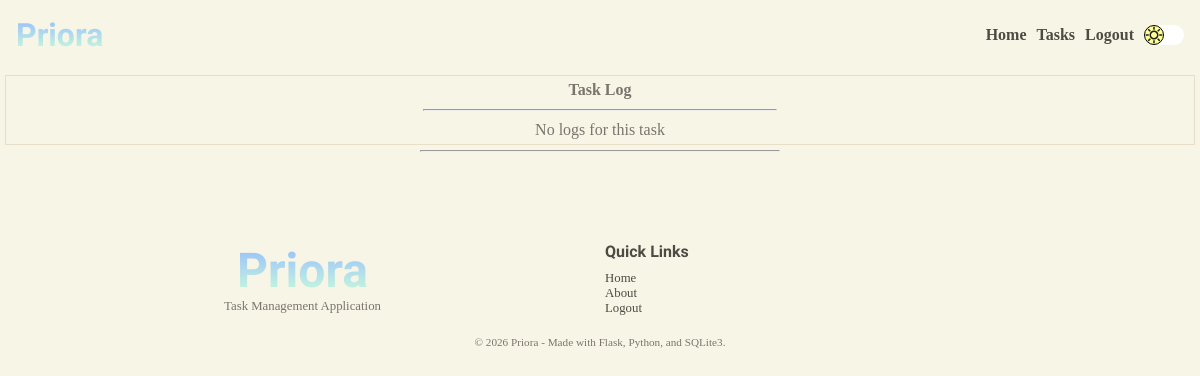
The page /user/task/44/log (signed in) on the database as committed earlier.
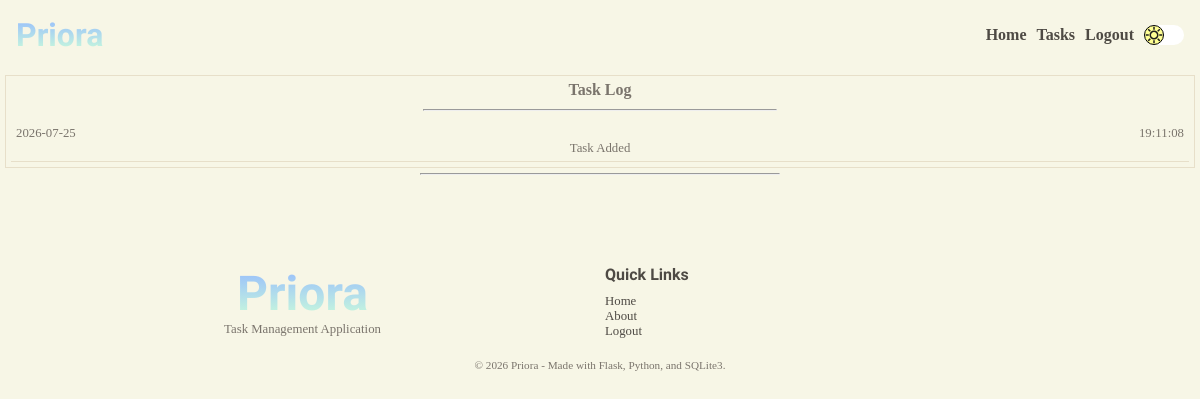
The same page on the database as committed later.
### tables this page shows
CREATE TABLE "task_logs" (
                            "log_id"	INTEGER NOT NULL UNIQUE,
                            "task_id"	INTEGER NOT NULL,
                            "user_id"   INTEGER NOT NULL,
                            "date"	TEXT NOT NULL,
                            "time"	TEXT NOT NULL,
                            "comment"	TEXT NOT NULL,
                            PRIMARY KEY("log_id" AUTOINCREMENT),
                            FOREIGN KEY("task_id") 
                                REFERENCES "tasks"("task_id")
                                ON DELETE CASCADE,
                            FOREIGN KEY ("user_id")
                                REFERENCES "users"("user_id")
                                ON DELETE CASCADE
                            );

### app.py (the view)
@app.route("/user/task/<int:task_id>/log", methods=["GET"])
@login_required
@password_reset_required
def all_logs(task_id):
    user = find_user_by_id(session.get("user-id"))
    logs = get_all_task_logs(task_id, user)
    return render_template("tasks/task-log.html", logs=logs)

### app.py (called while the page is built)
@app.after_request
def security_headers(response):
    response.headers["Content-Security-Policy"] = (
        "default-src 'self'; "
        "script-src 'self'; "
        "style-src 'self' https://fonts.googleapis.com; "
        "font-src 'self' https://fonts.gstatic.com;"
    )
    return response

### services/auth.py (called while the page is built)
def login_required(f):
    @wraps(f)
    def decorated_function(*args, **kwargs):
        if session.get("user-id") is None:
            return redirect(url_for("login"))
        return f(*args, **kwargs)
    return decorated_function

def password_reset_required(f):
    @wraps(f)
    def decorated_function(*args, **kwargs):
        reset_req = is_reset_req(session.get("user-id"))
        if reset_req:
            return redirect(url_for("change_password"))
        return f(*args, **kwargs)
    return decorated_function

### services/database.py (called while the page is built)
def connect_database():
    os.makedirs("instance", exist_ok=True)
    connection = sqlite3.connect("instance/task-manager.db")
    connection.row_factory = sqlite3.Row
    connection.execute("PRAGMA foreign_keys = ON;")
    return connection

def find_user_by_id(user_id):
    connection = connect_database()
    cursor = connection.cursor()
    try:
        cursor.execute(
            """SELECT * FROM users WHERE user_id = ?;""",
            (user_id,),
        )
        user = cursor.fetchone()
        return user
    except Exception as e:
        print(e)
        return False
    finally:
        connection.close()

def is_reset_req(user_id):
    connection = connect_database()
    cursor = connection.cursor()
    try:
        cursor.execute(
            """SELECT reset FROM users WHERE user_id = ?;""",
            (user_id,),
        )
        required = cursor.fetchone()
        return bool(required and required["reset"] == 1)
    except Exception as e:
        print(e)
        return False
    finally:
        connection.close()

def get_all_task_logs(task_id, user):
    user_id = user["user_id"]
    connection = connect_database()
    cursor = connection.cursor()
    try:
        cursor.execute(
            """SELECT * FROM task_logs WHERE task_id = ? AND user_id = ? ORDER BY date DESC, time DESC;""",
            (task_id, user_id),
        )
        logs = cursor.fetchall()
        return logs
    except Exception as e:
        print(e)
        return None
    finally:
        connection.close()

### templates/tasks/task-log.html
{% extends 'layout.html' %} {% block content %}
<section class="task-view-section">
  <div class="task-view-log">
    <div class="task-log">
      <p><strong>Task Log</strong></p>
      <hr />
      {% if logs %} {% for log in logs %}
      <div class="log">
        <div class="log-info">
          <p>{{ log['date']}}</p>
          <p>{{ log['time']}}</p>
        </div>
        <div class="log-description">
          <p>{{ log['comment'] }}</p>
        </div>
      </div>
      {% endfor %} {% else %}
      <p>No logs for this task</p>
      {% endif %}
    </div>
  </div>
</section>
{% endblock content %}

### templates/layout.html (shortened to what this page needs)
<!doctype html>
<html lang="en">
  <head>
    <link
      rel="stylesheet"
      href="{{ url_for('static', filename='css/styles.css' )}}"
    />
  </head>
  <body>
    <header>{% include 'header.html' %}</header>
    <main>{% block content %}{% endblock content %}</main>
    <footer>{% include 'footer.html' %}</footer>
  </body>
</html>

### templates/header.html (shortened to what this page needs)
<div class="nav-bar">
  <div>
    <a href="{{ url_for('home')}}"><h1 class="gradient-text">Priora</h1></a>
  </div>
  <div>
    <nav>
      <ul>
        {% if session.get('user-id') %}
        <li><a href="{{ url_for('account') }}">Home</a></li>
        <li><a href="{{ url_for('home') }}">Tasks</a></li>
        <li>
          <form action="{{ url_for('logout') }}" method="post">
            <input type="submit" value="Logout" class="logout-button" />
          </form>
        </li>
        {% else %}
        <li><a href="{{ url_for('home') }}">Home</a></li>
        <li><a href="{{ url_for('about') }}">About</a></li>
        <li><a href="{{ url_for('home') }}#features">Features</a></li>
        <li><a href="{{ url_for('login') }}">Login</a></li>
        {% endif %}
        <li>
          <div class="night-mode-button">
            <div class="night-mode-inner-button"></div>
          </div>
        </li>
      </ul>
    </nav>
  </div>
</div>

### templates/footer.html (shortened to what this page needs)
<div class="horizontal-line">
  <hr />
</div>
<div class="space"></div>
<section class="footer-section">
  <div class="footer-top">
    <div>
      <a href="{{ url_for('home')}}"><h1 class="gradient-text">Priora</h1></a>
      <p>Task Management Application</p>
    </div>
    <div>
      <p><strong>Quick Links</strong></p>
      <ul>
        <li><a href="{{ url_for('home') }}">Home</a></li>
        <li><a href="{{ url_for('about') }}">About</a></li>
        {% if session.get('user-id') %}
        <li>
          <form action="{{ url_for('logout') }}" method="post">
            <input type="submit" value="Logout" class="logout-button-footer" />
          </form>
        </li>
        {% else %}
        <li><a href="{{url_for('login')}}">Login</a></li>
        <li><a href="{{ url_for('register')}}">Register</a></li>
        {% endif %}
      </ul>
    </div>
  </div>
  <div class="footer-bottom">
    <p>© 2026 Priora - Made with Flask, Python, and SQLite3.</p>
  </div>
</section>

### static/css/base.css (style rules this page uses)
:root { --bg-color: #F7F6E6; --bg-task-card: white; --surface-color: #FFFFFF; --surface-secondary: #FFF8EF; --hero-gradient: linear-gradient(90deg, #CDFFD8 0%, #94B9FF 100%); --hero-bg-mb: url('/static/media/light-bg-mobile.gif'); --hero-bg-dk: url('/static/media/light-bg-desktop.gif'); --box-shadow: #4E4A44; --night-mode-button: url('/static/media/day.svg'); --primary-text: #4E4A44; --secondary-text: #7A746C; --accent-peach: #FFDFBD; --accent-beige: #E2C0AE; --accent-green: #D9E9B1; --accent-yellow: #F2EAA0; --border-color: #E7DFC9; --scrollbar-color: #E2C0AE; --success: #B8D98A; --warning: #F2EAA0; --danger: #E79A9A; --info: #AFCFEA; }
* { box-sizing: border-box; margin: 0; padding: 0; scrollbar-width: thin; scrollbar-color: #94B9FF var(--bg-color); }
html { overflow-x: hidden; scroll-behavior: smooth; }
body { background-color: var(--bg-color); font-family: cursive; overflow-x: hidden; }
h1, h2, h3, h4, h5, h6 { color: var(--primary-text) }
h1 { font-family: 'Leckerli One', cursive; }
p { color: var(--secondary-text); font-family: cursive; }
a { text-decoration: none; color: var(--primary-text) }
hr { width: 30%; color: var(--primary-text); }
.horizontal-line { width: 100%; display: flex; justify-content: center; }
.space { height: 10vh; }

### static/css/components/header.css (style rules this page uses)
.nav-bar { display: flex; padding: 1rem; justify-content: space-between; align-items: center; text-align: center; }
.nav-bar nav ul { display: flex; gap: 5px; align-items: center; justify-content: center; }
.nav-bar nav ul li { list-style-type: none; font-family: cursive; font-size: 0.8rem; }
.nav-bar nav ul li a { color: var(--primary-text); font-weight: bold; }
.night-mode-button { width: 40px; height: 20px; border-radius: 50px; background-color: white; transition: background-color 1s ease-in-out; }
.night-mode-inner-button { border: 1px solid black; height: 100%; width: 50%; border-radius: 100%; justify-content: center; align-items: center; display: flex; background-image: url('/static/media/day.svg'); background-position: center; background-repeat: no-repeat; background-size: contain; transition: transform 1s ease, background-image 1s ease-in-out; background-color: rgb(255, 255, 148); }
.logout-button { border: none; background: none; color: var(--primary-text); font-family: cursive; font-weight: bold; font-size: 0.8rem; }
@media screen and (min-width: 1000px) { .nav-bar nav ul li { font-size: 1rem; } }
@media screen and (min-width: 1000px) { .nav-bar { display: flex; padding: 1rem; justify-content: space-between; } }
@media screen and (min-width: 1000px) { .nav-bar nav ul { display: flex; gap: 10px; } }
@media screen and (min-width: 1000px) { .nav-bar nav ul li { list-style-type: none; } }
@media screen and (min-width: 1000px) { .logout-button { font-size: 1rem; } }

### static/css/components/footer.css (style rules this page uses)
.footer-section { padding: 10px; display: flex; flex-direction: column; justify-content: space-between; gap: 20px; }
.footer-top { display: grid; grid-template-columns: repeat(1, 1fr); gap: 10px; }
.footer-top h1 { font-size: 3rem; ; }
.footer-top p { font-size: 0.8rem; }
.footer-top>div { width: 100%; }
.footer-top div:nth-child(1) { text-align: center; }
.footer-top strong { font-size: 1rem; font-weight: bold; font-family: 'Leckerli One', cursive; color: var(--primary-text); }
.footer-top div ul { margin-top: 10px; }
.footer-top div ul li { list-style-type: none; font-size: 0.8rem; }
.logout-button-footer { font-size: 0.8rem; background: none; border: none; color: var(--primary-text); font-family: cursive; }
.footer-bottom { width: 100%; text-align: center; font-size: 0.7rem; }
@media screen and (min-width: 1000px) { .footer-top { grid-template-columns: repeat(2, 1fr); } }

### static/css/pages/main/home.css (style rules this page uses)
.gradient-text { background: linear-gradient(0deg, #CDFFD8, #94B9FF); -webkit-background-clip: text; background-clip: text; color: transparent; }
@media screen and (min-width: 1000px) { .nav-bar nav ul li { font-size: 1rem; } }
@media screen and (min-width: 1000px) { .nav-bar { display: flex; padding: 1rem; justify-content: space-between; } }
@media screen and (min-width: 1000px) { .nav-bar nav ul { display: flex; gap: 10px; } }
@media screen and (min-width: 1000px) { .nav-bar nav ul li { list-style-type: none; } }

Rows that differ between the two databases and show on the page:
added task_logs: date "2026-07-25", time "19:11:08", comment "Task Added"
Other text that changed with them:
text no longer shown: "No logs for this task"
